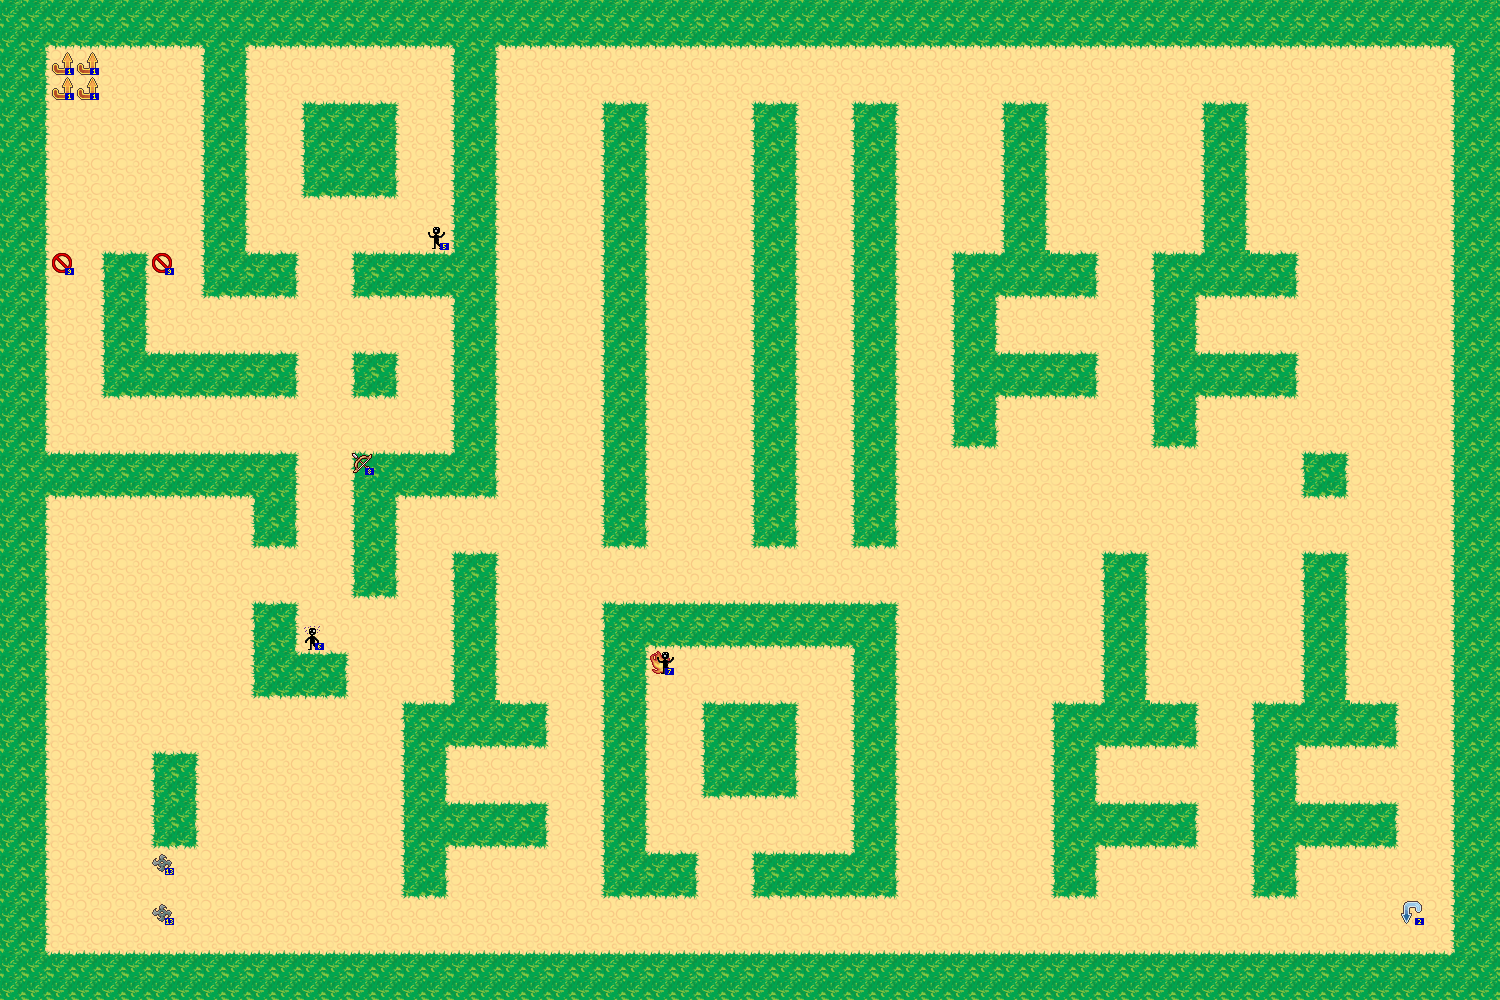

Rendered tile map (Tiled .tmx) drawn with the repository's tilesets; below, a short description and the map source with its tile grids summarised:
An orthogonal 60x40 tile map with 25x25 px tiles, 3 tile layers (background, foreground, entities), 2 tilesets.

<map version="1.0" orientation="orthogonal" width="60" height="40" tilewidth="25" tileheight="25">
 <properties>
  <property name="subdivision" value="2" />
 </properties>
 <tileset firstgid="1" name="tileset" tilewidth="25" tileheight="25">
  <image source="../client/img/tiles/material_25px.png" width="125" height="75" />
 </tileset>
 <tileset firstgid="16" name="entities" tilewidth="24" tileheight="24">
  <image source="entities.png" width="408" height="24" />
 </tileset>
 <layer name="background" width="60" height="40">
  <data>[2400 cells, 2400 non-empty, 1 distinct tile ids]</data>
 </layer>
 <layer name="foreground" width="60" height="40">
  <data>[2400 cells, 980 non-empty, 13 distinct tile ids]</data>
 </layer>
 <layer name="entities" width="60" height="40">
  <data>[2400 cells, 13 non-empty, 8 distinct tile ids]</data>
 </layer>
</map>
